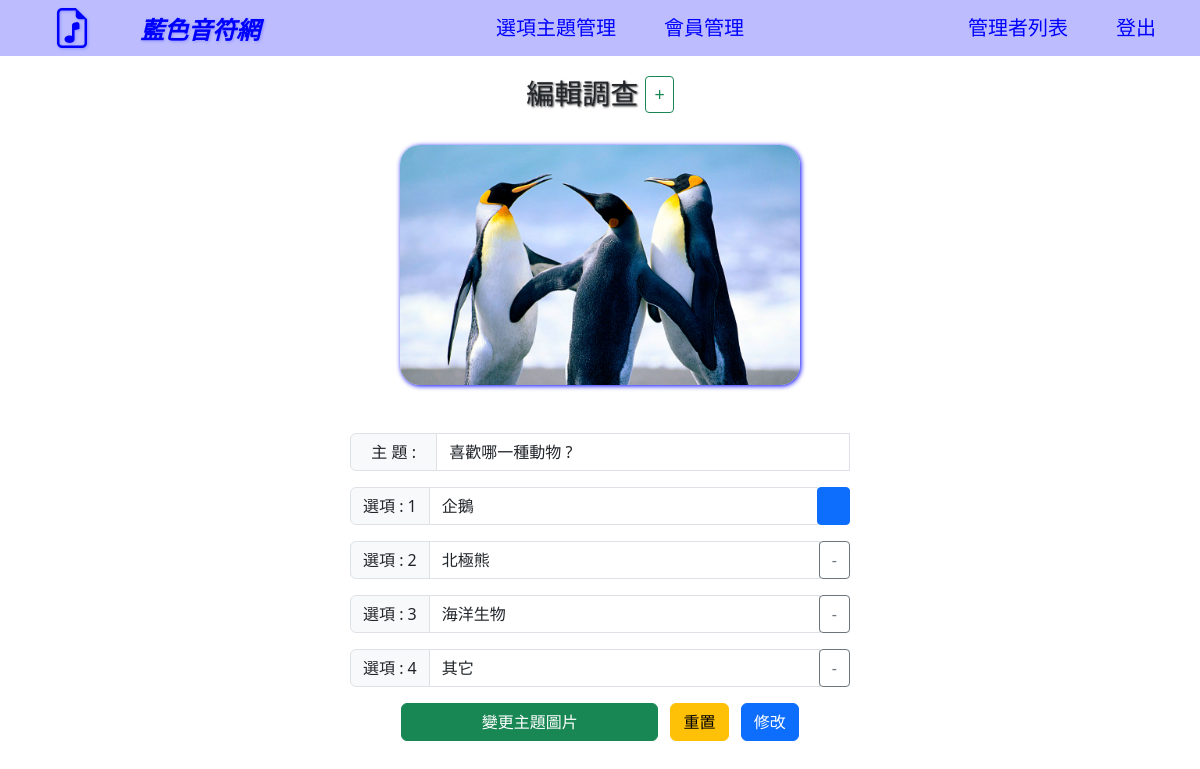
/admin_center.php?do=survey_edit&id=1 (signed in), run on the app's committed database.
### tables this page shows
CREATE TABLE `survey_subject_hw` (
  `id` int(12) UNSIGNED NOT NULL,
  `img` varchar(64) NOT NULL,
  `subject` text NOT NULL,
  `type` varchar(100) NOT NULL,
  `acive` tinyint(1) NOT NULL,
  `level` tinyint(1) NOT NULL,
  `vote` int(12) UNSIGNED NOT NULL,
  `created_at` timestamp NOT NULL DEFAULT current_timestamp(),
  `updated_at` timestamp NOT NULL DEFAULT current_timestamp() ON UPDATE current_timestamp()
);

CREATE TABLE `survey_options_hw` (
  `id` int(12) NOT NULL,
  `subject_id` int(12) UNSIGNED NOT NULL,
  `opt` text NOT NULL,
  `vote` int(12) UNSIGNED NOT NULL,
  `creaded_at` timestamp NOT NULL DEFAULT current_timestamp(),
  `updated_at` timestamp NOT NULL DEFAULT current_timestamp() ON UPDATE current_timestamp()
);

### db/base.php (called while the page is built, shortened)
<?php
class DB
{
    protected $table;
       protected $dsn="mysql:host=localhost;charset=utf8;dbname=opinion";
    protected $pdo;
    function __construct($table)
    {
        $this->pdo = new PDO($this->dsn,'root','');
        $this->table = $table;
    }
    private function arrayToSqlArray($array){
        foreach ($array as $key => $value) {
            $tmp[] = "`$key`='$value'";
        }
        return $tmp;
    }
    function all(...$arg){
        $sql = "select * from $this->table ";
        if(isset($arg[0])){
            if(is_array($arg[0])){
                $tmp = $this->arrayToSqlArray($arg[0]);
                $sql .= " where " .join(" && ",$tmp);
            }else{
                $sql .= $arg[0];
            }
        }
        return $this->pdo->query($sql)->fetchAll(PDO::FETCH_ASSOC);
    }
    function find($id){
        $sql = "select * from $this->table where ";
        if(is_array($id)){
            $tmp = $this->arrayToSqlArray($id);
            $sql .= join(" && ",$tmp);
        }else{
            $sql .= " `id`=$id";
        }
        return $this->pdo->query($sql)->fetch(PDO::FETCH_ASSOC);
    }
}
function is_image($type){
    switch($type){
        case "image/gif";
        case "image/jpeg";
        case "image/png";
            return true;
        break;
    }
}
$subject = new DB("survey_subject_hw");
$options= new DB("survey_options_hw");

### back/survey_edit.php (the view, shortened to what this page needs)
<?php
if (isset($_GET['id'])) {
    $img = $subject->find(['id' => $_GET['id']]);
    $opts = $options->all(['subject_id' => $_GET['id']]);
} else {
    to("./admin_center.php?do=survey&error=請指定項目編輯");
}
?>
<h3>編輯調查 <button id="optionAdd" class="btn btn-outline-success btn-sm add" data-toggle="tooltip" data-placement="top" title="增加選項">+</button></h3>
<div class="img">
    <div>
        <?php
        if (!empty($_GET['id'])) {
            if (is_image($img['type'])) {
        ?>
                <img src="./upload/<?= $img['img'] ?>" alt="">
            <?php } else {
                $icon = dummy_icon($img['type']);
            ?>
                <img src="./material/<?= $icon ?>" class="ii" style="width: 144px;" alt="">
        <?php }
        } ?>
    </div>
</div>
<form action="./api/survey_edit.php" method="post" class="col-5 mx-auto  flex-wrap justify-content-center">
    <div class="input-group mb-3">
        <label class=" input-group-text ">&nbsp; 主 題 : &nbsp; </label>
        <input type="text" name="subject" value="<?= $img['subject'] ?>" class="form-control ">
    </div>
    <div>
        <?php
        foreach ($opts as $idx => $opt) {
        ?>
            <div class="input-group mb-3 col-8" id="opts">
                <label class=" input-group-text ">選項 :&nbsp;<span><?= $idx + 1; ?></span></label>
                <input type="text" name="opt[]" value="<?= $opt['opt'] ?>" class="form-control">
                <?php
                if ($idx == 0) {
                ?>
                    <a href="#" class="btn btn-primary" role="button" style='border-radius:4px;width:33.14px;'></a>
                <?php } else { ?>
                    <a href="./api/survey_opt_del.php?id=<?= $opt['id'] ?>" class="btn btn-outline-secondary" role="button" style='border-radius:4px;'>-</a>
                <?php } ?>
            </div>
        <?php } ?>
    </div>
    <div class="text-center col-12 mt-3">
        <input class="btn btn-success mx-1" onclick="op('#cover','#cvr','./modal/renew.php?imgId=<?= $img['id']; ?>')" value="變更主題圖片">
        <input class="btn btn-warning mx-1" type="reset" value="重置">
        <input class="btn btn-primary mx-1" type="submit" value="修改">
    </div>
</form>

### css/front.css (style rules this page uses)
:root { --darkBlue: #000080; --lightBlue: #4D4DFF60; --blue: #00f; --darkenBlue: #262680; --fadeBlue: #0000CC; --white: #fff; }
form { width: 50%; margin: 40px auto; padding-top: 40px; background-color: var(--lightBlue); border-radius: 40px; box-shadow: 1px 1px 5px var(--darkBlue); }

### css/back.css (style rules this page uses)
:root { --darkBlue:#000080; --lightBlue:#4D4DFF60; --blue:#00f; --darkenBlue:#262680; --fadeBlue:#0000CC90; --white:#fff; }
* { box-sizing: border-box; padding: 0; margin: 0; }
h1,h3 { text-align: center; padding: 20px 0; text-shadow: 1px 1px 2px #333; margin:auto; font-size: 28px; }

### back/survey_edit.php (style rules this page uses)
* { padding: 0; margin: 0; }
.add { font-size: 18px; margin-bottom: 4px; }
form { width: 68%; margin: auto; background-color: #fff; box-shadow: none; }
.img { width: 25rem; height: 15rem; text-align: center; box-shadow: 1px 1px 5px var(--blue); margin: auto; border-radius: 20px; margin: 0.5rem auto; }
.img div { width: 100%; height: 100%; border-radius: 20px; overflow: hidden; }
.img div img { width: 100%; transform: scale(1, 1); transition: all 0.3s ease-out; }

### data on the page
survey_subject_hw: img (picture), subject "喜歡哪一種動物 ?"
survey_options_hw: opt "企鵝"
survey_options_hw: opt "北極熊"
survey_options_hw: opt "海洋生物"
survey_options_hw: opt "其它"
